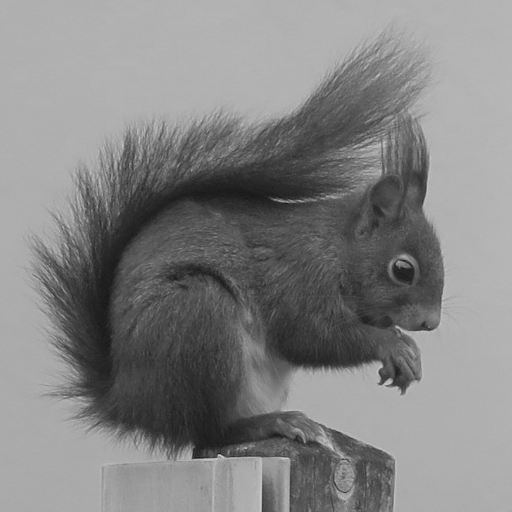
#> input picture restoration/squirrel.png, 512 x 512 px, found by its file name
$ jupyter execute cor31.ipynb
#> lines starting #> are read from the running program, lines starting #| are printed output that depends on the picture; after the words box and inside, x2 and y2 are one past the last pixel; in counts of white or black regions, pixels touching at a corner belong together
(labs:cor3)=
# Lossy compression

<hr>

## 📌 Commentaires pour les intervenants

**Exercice sur la compression JPEG**

* Certains étudiants peuvent être étonnés que l'image associée au coefficient (0,0) soit toute noire (cf. correction).
  S'ils ne sont pas étonnés, leur faire remarquer !
  La raison est la colormap qui n'est pas identique avec les autres reconstruction : l'image ici est constante, mais pas nulle.

* L'EQM (MSE) n'a pas été vue en cours (mais la définition est dans l'énoncé).

* À partir de maintenant, les énoncés sont un peu moins guidés : la trame générale est donnée, mais c'est aux étudiant de creuser un peu plus les résultats, de se poser des questions, de faire des tests supplémentaires.

<hr>

[cell 1]
import numpy as np
import scipy as sp
import skimage as ski
import skimage.io as io
import skimage.filters as flt
import skimage.transform as tr
import matplotlib.pyplot as plt
import scipy.fftpack as fftpack

## Objectives
* know how to implement the basic principle of JPEG compression
* use the discrete cosine transform
* analyze the effect of compression on visual quality and PSNR

[cell 2]
import warnings
warnings.filterwarnings("ignore")

## Images of the DCT basis

First of all, it is interesting to view the elements of the DCT basis.

Since the images of the base correspond to a single non-zero coefficient in the domain of the transform,
a solution to display these images is to create images that are zero in the domain of the transform, except in a single pixel.
By using the function `scipy.fftpack.idctn`, we can get the corresponding 2D cosine.
The low frequencies are at the top left.

Here are some examples of images of the base (on the first line) and their DCT (on the second line) for a size of 8 × 8 pixels.

[cell 3]
# [11 lines of commented-out code are left out]

[cell 4]
# Pixels (dans le domaine de la DCT) à considérer
px = ( (0,0), (1,0), (0,1), (1,1), (2,3), (7,7) )
I = len(px)

plt.figure(figsize=(17,6))

for i, p in enumerate(px):

    # DCT (nulle partout sauf au pixel p)
    X = np.zeros((8,8))
    X[p] = 1

    # DCT inverse (ne pas oublier l'option norm='ortho' !)
    x = fftpack.idctn(X, norm='ortho')

    # Affichage de l'image de la base
    plt.subplot(2,I,i+1)
    plt.imshow(x, cmap='gray', vmin=-.2404, vmax=.2404)
    plt.title('Image')

    # Affichage de la DCT
    plt.subplot(2,I,i+I+1)
    plt.imshow(X, cmap='gray')
    plt.title('DCT')
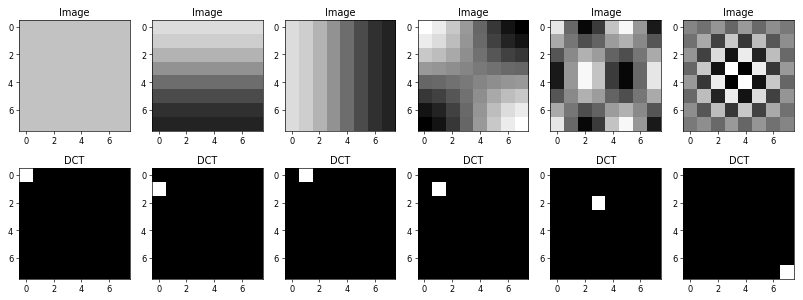
#> figure drawn by matplotlib, 12 panels

It can be seen that the pixels at the top left of the DCT (therefore close to the origin) correspond to a low-frequency
since the corresponding image is a 2D cosine of low frequency in the spatial domain.
Conversely, the pixel at the bottom right is the very high frequency component:
the intensity of the pixels changes very quickly in the image.

## Application of the JPEG principle

Unlike the Fourier transform which decomposes an image as complex exponentials, the DCT decomposes an image as real cosines.
Therefore the result is not complex; there is no need to display modulus and phase.
Yet, the zero frequency coefficient being much greater than the others,
the contrast of the DCT must be modified (how?) to visualize it.

[cell 5]
x = io.imread("squirrel.png")
#> x is the input picture: shape (512, 512); min 23, max 213, mean 131
X = fftpack.dctn(x, norm='ortho')

plt.figure(figsize=(12,5))
plt.subplot(1,2,1)
plt.imshow(x, cmap="gray")
plt.title('Squirrel')
plt.subplot(1,2,2)
plt.imshow(np.log(np.absolute(X)), cmap='gray')
plt.title('DCT of squirrel\n(absolute value and enhanced contrast)');
plt.show()
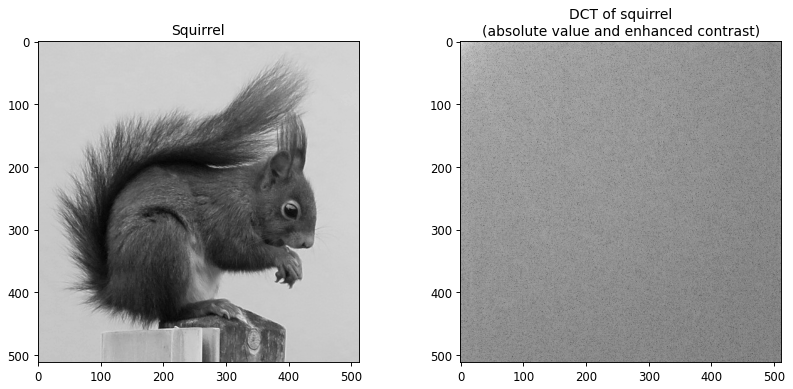
#> figure drawn by matplotlib, 2 panels

We can notice (even if it is not obvious) that the low-frequency coefficients are more energetic than the others.
This means that the image is mostly made up of low frequencies.

To perform the compression, we choose to cancel the high-frequency pixels using a square mask of side $C$.
The size of the square divided by the image size corresponds to the compression ratio.

[cell 6]
# Taille (en pixels) du carré utilisé pour le masque
C = 120

# Taille de l'image originale
(M, N) = x.shape
#> M = 512; N = 512

# Taux de compression
taux = (C*C) / (M*N)
#> taux = 0.0549

[cell 7]
# Copie de la DCT
Y = X.copy()

# Masque
Mask = np.zeros(Y.shape)
Mask[:C,:C] = 1
Z = Y*Mask
z = fftpack.idctn(Z, norm='ortho')

# Affichage
plt.figure(figsize=(12,5))
plt.subplot(1,2,1)
plt.imshow(z, cmap='gray')
plt.title('Squirrel (with compression rate : {:.0f} %)'.format(taux*100))
plt.subplot(1,2,2)
plt.imshow(np.log(np.absolute(Z)), cmap='gray')
plt.title('Squirrel DCT (after compression)');
plt.show()
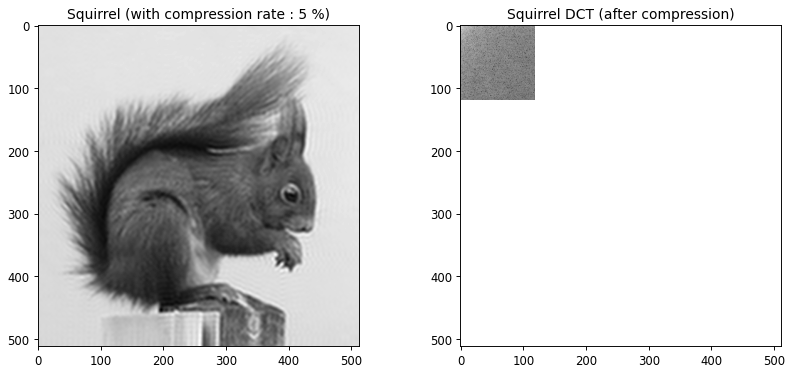
#> figure drawn by matplotlib, 2 panels

Note that even with a low compression ratio, the visual result is very good:
it is very difficult to observe the differences between the two images.
This observation is also confirmed by the low value of the MSE:

[cell 8]
Delta = 255
b = z - x
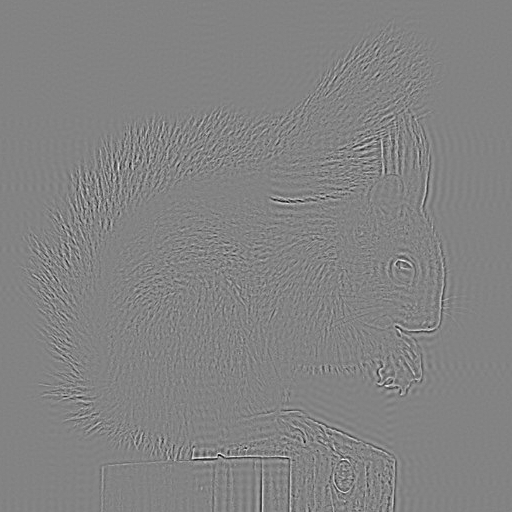
#> b: shape (512, 512) float64; min -72.59, max 68.51, mean 0; drawn with min black and max white
Pb = np.linalg.norm(b)**2 / (M*N)
#> Pb = 36.4
PSNR = 10*np.log10(Delta**2/Pb)
#> PSNR = 32.52
EQM =  np.linalg.norm(b)**2 / (M*N)
#> EQM = 36.4

plt.figure(figsize=(12,12))
plt.subplot(2,2,1)
plt.imshow(x, cmap='gray')
plt.title('Original image')
plt.subplot(2,2,2)
plt.imshow(z, cmap='gray')
plt.title(f'Compressed image (MSE = {EQM:.2e})')
plt.subplot(2,1,2)
plt.imshow(b,cmap='gray')
plt.title('Difference')
plt.show()

The difference image is interesting because we can see that the errors are mainly located in the areas of high frequencies
(contours, tail...).
This makes sense since it is precisely these high frequencies that have been cancelled.

JPEG compression plays on the fact that the human eye is not sensitive to these high-frequency changes.

##  MSE evolution

The previous procedure is now used with different size of the mask,
in order to calculate the MSE between the compressed image and the original image.
The PSNR is also indicated, it is a measure that we will see in a future course.

[cell 9]
Delta = 255
taux = np.linspace(1/50,1-1/50,50)
EQM = np.zeros(taux.shape)
PSNR = np.zeros(taux.shape)
Px = np.linalg.norm(x)**2 / (M*N)
#> Px = 19621.2

from numpy import sqrt

for i, t in enumerate(taux):

    C = np.sqrt(t*M*N)
    C = int(round(C))

    # Compression
    Y = X;
    Mask = np.zeros(Y.shape)
    Mask[:C,:C] = 1
    Z = Y*Mask
    z = fftpack.idctn(Z, norm='ortho')

    # Différence entre les deux images
    b = z - x

    # EQM
    EQM[i] = np.linalg.norm(b)**2 / (M*N)

    # PSNR
    PSNR[i] = 10*np.log10(Delta**2/EQM[i])
#> this loop made 50 passes
#> pass 1, `b = z - x`:
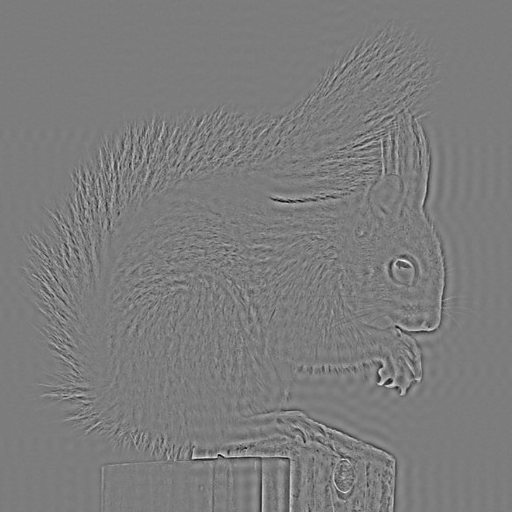
#> b: shape (512, 512) float64; min -87.28, max 91.13, mean 0; drawn with min black and max white
#> after the loop:
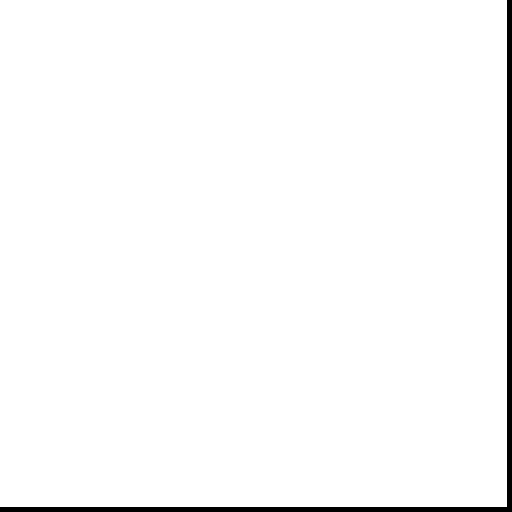
#> Mask: shape (512, 512) float64; values 0 (black) and 1 (white), 98.1% white; 1 black region, box (x1, y1, x2, y2) and area: (0, 0, 512, 512) 5095
#> after the loop:
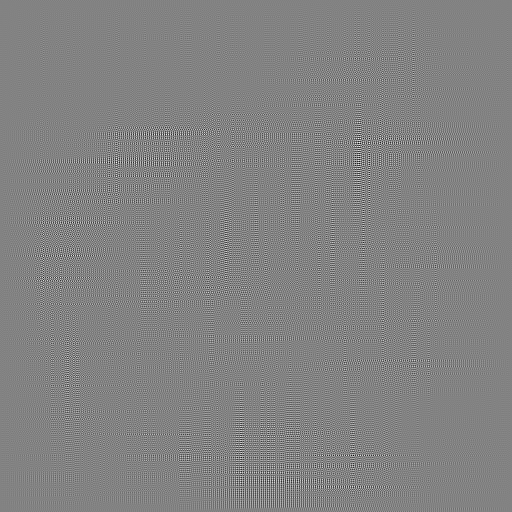
#> b: shape (512, 512) float64; min -1.82, max 1.73, mean 1.67e-14; drawn with min black and max white
#> after the loop, EQM = 50 values, max 55.55 at index 0, min 0.0691 at index 49, mean 8.58; PSNR = 50 values from 30.68 to 59.74

    # Taux de compression
#     taux[i] = 1-count_nonzero(Mask)/(M*N)

# Affichage
plt.figure(figsize=(12,5))
plt.subplot(1,2,1)
plt.plot(taux,PSNR)
plt.xlabel('Compression ratio')
plt.ylabel('PSNR (dB)')
# plt.ylim(-5,155)
plt.grid()
plt.subplot(1,2,2)
plt.plot(taux,EQM)
plt.xlabel('Compression ratio')
plt.ylabel('MSE')
plt.grid()
# plt.ylim(-100,2500)
plt.show()
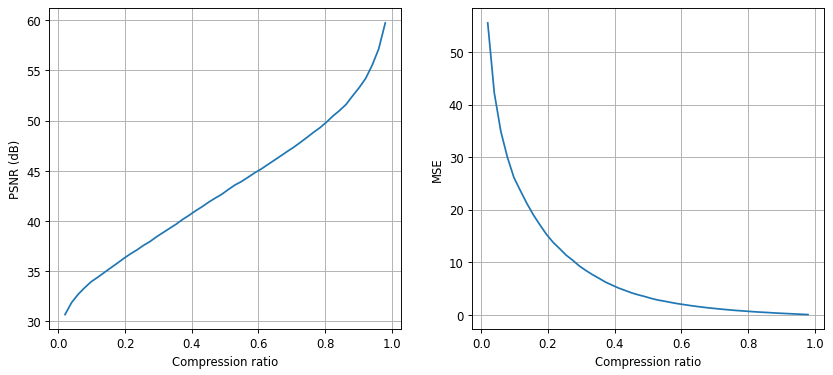
#> figure drawn by matplotlib, 2 panels; panel 1: curve peaks at x = 0.98, y = 59.74; panel 2: curve peaks at x = 0.02, y = 55.55

The analysis of the curves leads to the following conclusions.
* The larger the PSNR, the better the picture quality:
   so it makes sense that it increases as the compression ratio increases.
* Conversely, MSE measures the difference between the compressed image and the original image:
   as the compression ratio increases, the difference becomes smaller and smaller,
   so the MSE decreases.

In classic JPEG compression, the DCT is not directly calculated on the whole image, but on 8 × 8 size thumbnails, as is done below.

## Compression on 8×8 sub-images

The image is divided into blocks of 8×8 pixels, then the DCT is computed on each block,
and finally, the high frequencies of each DCT are cancelled.
The blocking effect is clearly visible when the compression is too strong.

[cell 10]
C = 2

B = 8
z = np.zeros(x.shape)

X = fftpack.dctn(x, norm='ortho')

for m in range(M//B):
    for n in range(N//B):
        m1 = m*B
        m2 = (m+1)*B
        n1 = n*B
        n2 = (n+1)*B
        y = x[m1:m2,n1:n2].copy()
        Y = fftpack.dctn(y, norm='ortho')
        b = np.linspace(0, B, B)
        Mask = np.zeros(Y.shape)
        Mask[:C,:C] = 1
        Z = Y*Mask
        z[m1:m2,n1:n2] = fftpack.idctn(Z, norm='ortho')

taux = (C*C) / (B*B)

# Affichage
x1, x2, y1, y2 = 240, 290, 240, 290
plt.figure(figsize=(12,12))
plt.subplot(2,2,1)
plt.imshow(x, cmap='gray')
plt.plot([x1, x1, x2, x2, x1], [y1, y2, y2, y1, y1], color="#00ff00")
plt.title('Squirrel')
plt.subplot(2,2,2)
plt.imshow(z, cmap='gray')
plt.plot([x1, x1, x2, x2, x1], [y1, y2, y2, y1, y1], color="#0000ff")
plt.title('Squirrel (compression rate : {:.2f} %)'.format(taux*100))
ax = plt.subplot(2,2,3)
for pos in ['bottom', 'top', 'left', 'right']:
    ax.spines[pos].set_color('#00ff00')
    ax.spines[pos].set_linewidth(2)
plt.imshow(x[x1:x2,y1:y2], cmap='gray')
plt.title('Zoom')
ax = plt.subplot(2,2,4)
for pos in ['bottom', 'top', 'left', 'right']:
    ax.spines[pos].set_color('#0000ff')
    ax.spines[pos].set_linewidth(2)
plt.imshow(z[x1:x2,y1:y2], cmap='gray')
plt.title('Zoom')
plt.show()
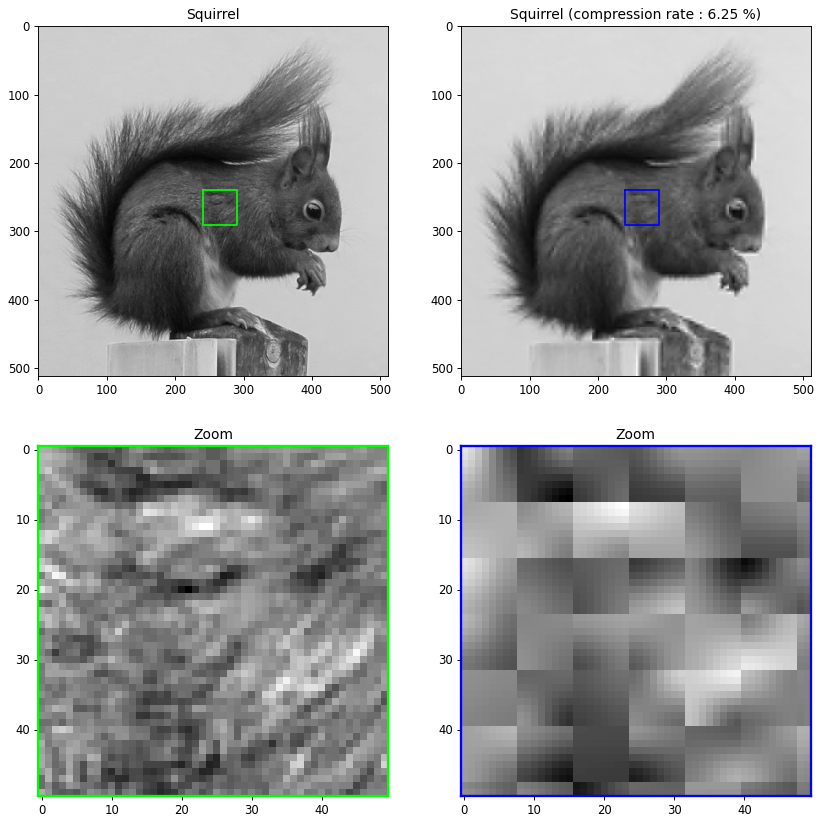
#> figure drawn by matplotlib, 4 panels
